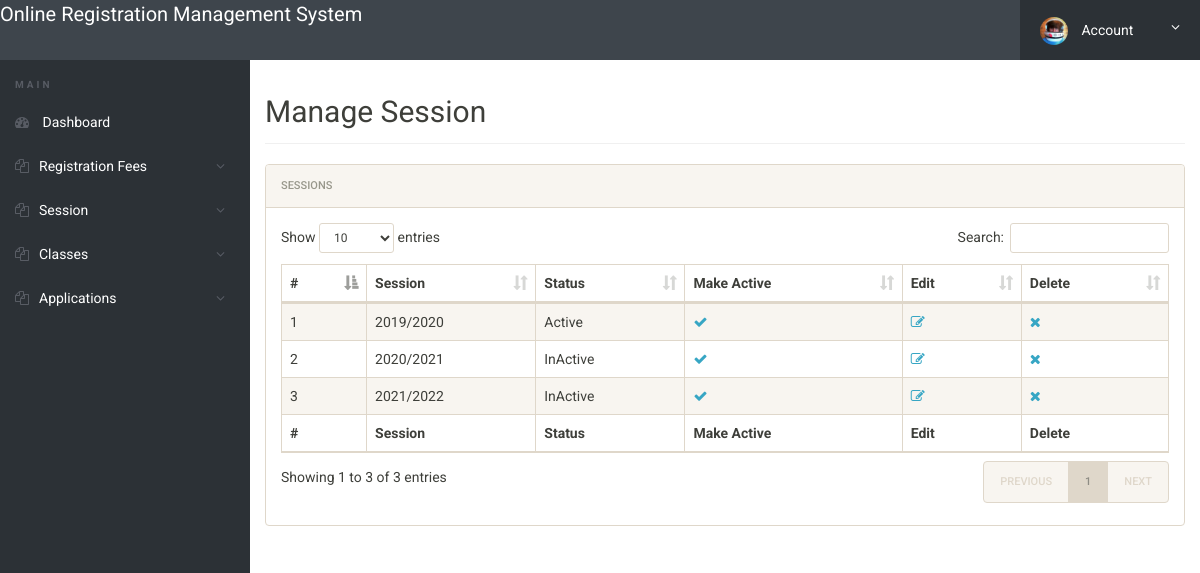
The app's page /admin/manage-session.php (signed in) with its own data.
### tables this page shows
CREATE TABLE `tblsession` (
  `Id` int(10) NOT NULL,
  `sessionName` varchar(50) NOT NULL,
  `isActive` varchar(10) NOT NULL
);

### admin/manage-session.php (the view, shortened to what this page needs)
<?php
include('includes/config.php');
if(strlen($_SESSION['alogin'])==0)
	{
header('location:index.php');
}
else{
 ?>
<!doctype html>
<html lang="en" class="no-js">
<head>
	<link rel="stylesheet" href="css/font-awesome.min.css">
	<link rel="stylesheet" href="css/bootstrap.min.css">
	<link rel="stylesheet" href="css/dataTables.bootstrap.min.css">
	<link rel="stylesheet" href="css/bootstrap-social.css">
	<link rel="stylesheet" href="css/bootstrap-select.css">
	<link rel="stylesheet" href="css/fileinput.min.css">
	<link rel="stylesheet" href="css/awesome-bootstrap-checkbox.css">
	<link rel="stylesheet" href="css/style.css">
</head>
<body>
	<?php include('includes/header.php');?>
	<div class="ts-main-content">
		<?php include('includes/leftbar.php');?>
		<div class="content-wrapper">
			<div class="container-fluid">
				<div class="row">
					<div class="col-md-12">
						<h2 class="page-title">Manage Session</h2>
						<div class="panel panel-default">
							<div class="panel-heading">Sessions</div>
							<div class="panel-body">
								<table id="zctb" class="display table table-striped table-bordered table-hover" cellspacing="0" width="100%">
									<thead>
										<tr>
										<th>#</th>
                                            <th>Session</th>
                                            <th>Status</th>
                                            <th>Make Active</th>
                                            <th>Edit</th>
											<th>Delete</th>
										</tr>
									</thead>
									<tfoot>
										<tr>
										<th>#</th>
                                            <th>Session</th>
                                            <th>Status</th>
                                            <th>Make Active</th>
                                            <th>Edit</th>
											<th>Delete</th>
										</tr>
									</tfoot>
									<tbody>
<?php
$cnt=1;
$ret=mysqli_query($con,"SELECT * from tblsession");
if(mysqli_num_rows($ret) > 0 )
{
while ($row=mysqli_fetch_array($ret))
{
?>
										<tr>
											<td><?php echo htmlentities($cnt);?></td>
                                            <td><?php echo htmlentities($row['sessionName']);?></td>
                                            <td><?php if($row['isActive'] == '1'){echo 'Active';} else{echo 'InActive';}?></td>
                                            <td>
<a href="manage-session.php?act=<?php echo $row['Id'];?>" onclick="return confirm('Make Active?');"><i class="fa fa-check"></i></a></td>
                                            <td>
<a href="update-session.php?updId=<?php echo $row['Id'];?>""><i class="fa fa-edit"></i></a></td>
<td><a href="manage-session.php?del=<?php echo $row['Id'];?>" onclick="return confirm('Do you want to delete');"><i class="fa fa-close"></i></a></td>
										</tr>
										<?php $cnt=$cnt+1; }} ?>
									</tbody>
								</table>
							</div>
						</div>
					</div>
				</div>
			</div>
		</div>
	</div>
</body>
</html>
<?php } ?>

### admin/css/style.css (style rules this page uses)
html { font-size: 14px; }
@media only screen and (min-width: 480px) { html { font-size: 17px; } }
@media only screen and (min-width: 768px) { html { font-size: 14px; } }
body { font-size: 1em; }
a { color: #37a6c4; }
.panel { overflow: hidden; }
.page-title { padding-bottom: 15px; margin-bottom: 20px; border-bottom: 1px solid #f0f0f0; }
.ts-main-content .content-wrapper { padding-top: 15px; margin-top: 60px; }
@media only screen and (min-width: 992px) { .ts-main-content .content-wrapper { margin-left: 250px; } }

### records on screen
tblsession: sessionName "2019/2020", isActive "Active"
tblsession: sessionName "2020/2021", isActive "InActive"
tblsession: sessionName "2021/2022", isActive "InActive"
